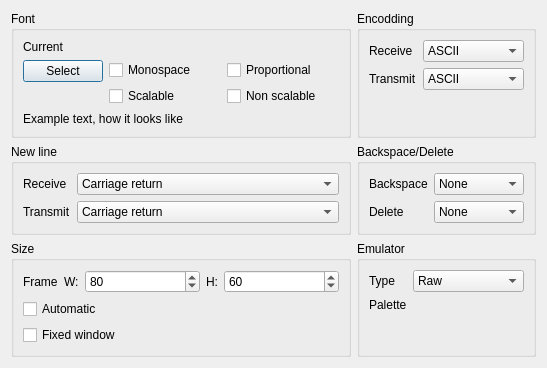
<?xml version="1.0" encoding="UTF-8"?>
<ui version="4.0">
 <class>ConfigTerminalDialog</class>
 <widget class="QDialog" name="ConfigTerminalDialog">
  <property name="geometry">
   <rect>
    <x>0</x>
    <y>0</y>
    <width>547</width>
    <height>356</height>
   </rect>
  </property>
  <property name="windowTitle">
   <string>Dialog</string>
  </property>
  <layout class="QGridLayout" name="gridLayout">
   <item row="2" column="0">
    <widget class="QGroupBox" name="groupBox">
     <property name="title">
      <string>New line</string>
     </property>
     <layout class="QFormLayout" name="formLayout_2">
      <item row="0" column="0">
       <widget class="QLabel" name="label">
        <property name="text">
         <string>Receive</string>
        </property>
       </widget>
      </item>
      <item row="1" column="0">
       <widget class="QLabel" name="label_2">
        <property name="text">
         <string>Transmit</string>
        </property>
       </widget>
      </item>
      <item row="0" column="1">
       <widget class="QComboBox" name="comboBox">
        <item>
         <property name="text">
          <string>Сarriage return</string>
         </property>
        </item>
        <item>
         <property name="text">
          <string>Line Feed</string>
         </property>
        </item>
        <item>
         <property name="text">
          <string>Сarriage return + Line feed</string>
         </property>
        </item>
        <item>
         <property name="text">
          <string>Automatic</string>
         </property>
        </item>
       </widget>
      </item>
      <item row="1" column="1">
       <widget class="QComboBox" name="comboBox_2">
        <item>
         <property name="text">
          <string>Сarriage return</string>
         </property>
        </item>
        <item>
         <property name="text">
          <string>Line feed</string>
         </property>
        </item>
        <item>
         <property name="text">
          <string>Сarriage return + Line feed</string>
         </property>
        </item>
       </widget>
      </item>
     </layout>
    </widget>
   </item>
   <item row="3" column="0">
    <widget class="QGroupBox" name="groupBox_3">
     <property name="title">
      <string>Size</string>
     </property>
     <layout class="QFormLayout" name="formLayout_4">
      <item row="0" column="0">
       <widget class="QLabel" name="lblSizeFrame">
        <property name="text">
         <string>Frame</string>
        </property>
       </widget>
      </item>
      <item row="0" column="1">
       <layout class="QHBoxLayout" name="horizontalLayout_2" stretch="0,1,0,1">
        <item>
         <widget class="QLabel" name="label_7">
          <property name="text">
           <string>W:</string>
          </property>
         </widget>
        </item>
        <item>
         <widget class="QSpinBox" name="spinBox">
          <property name="maximum">
           <number>8192</number>
          </property>
          <property name="value">
           <number>80</number>
          </property>
         </widget>
        </item>
        <item>
         <widget class="QLabel" name="label_6">
          <property name="text">
           <string>H:</string>
          </property>
         </widget>
        </item>
        <item>
         <widget class="QSpinBox" name="spinBox_2">
          <property name="maximum">
           <number>8192</number>
          </property>
          <property name="value">
           <number>60</number>
          </property>
         </widget>
        </item>
       </layout>
      </item>
      <item row="1" column="0" colspan="2">
       <widget class="QCheckBox" name="chbSizeAutomatic">
        <property name="text">
         <string>Automatic</string>
        </property>
       </widget>
      </item>
      <item row="2" column="0" colspan="2">
       <widget class="QCheckBox" name="chbSizeFixedWindow">
        <property name="text">
         <string>Fixed window</string>
        </property>
       </widget>
      </item>
     </layout>
    </widget>
   </item>
   <item row="3" column="1">
    <widget class="QGroupBox" name="groupBox_4">
     <property name="title">
      <string>Emulator</string>
     </property>
     <layout class="QFormLayout" name="formLayout_5">
      <item row="0" column="0">
       <widget class="QLabel" name="label_5">
        <property name="text">
         <string>Type</string>
        </property>
       </widget>
      </item>
      <item row="0" column="1">
       <widget class="QComboBox" name="comboBox_5">
        <item>
         <property name="text">
          <string>Raw</string>
         </property>
        </item>
        <item>
         <property name="text">
          <string>VT1xx</string>
         </property>
        </item>
        <item>
         <property name="text">
          <string>X-Term</string>
         </property>
        </item>
       </widget>
      </item>
      <item row="1" column="0">
       <widget class="QLabel" name="label_8">
        <property name="text">
         <string>Palette</string>
        </property>
       </widget>
      </item>
     </layout>
    </widget>
   </item>
   <item row="1" column="0">
    <widget class="QGroupBox" name="grbFont">
     <property name="title">
      <string>Font</string>
     </property>
     <layout class="QFormLayout" name="formLayout">
      <item row="1" column="0">
       <widget class="QPushButton" name="btnFontSelect">
        <property name="text">
         <string>Select</string>
        </property>
       </widget>
      </item>
      <item row="1" column="1">
       <layout class="QGridLayout" name="gridLayout_2">
        <item row="0" column="1">
         <widget class="QCheckBox" name="chbFontProportional">
          <property name="text">
           <string>Proportional</string>
          </property>
         </widget>
        </item>
        <item row="0" column="0">
         <widget class="QCheckBox" name="chbFontMonospace">
          <property name="text">
           <string>Monospace</string>
          </property>
         </widget>
        </item>
        <item row="1" column="0">
         <widget class="QCheckBox" name="chbFontScalable">
          <property name="text">
           <string>Scalable</string>
          </property>
         </widget>
        </item>
        <item row="1" column="1">
         <widget class="QCheckBox" name="chbFontNonScalable">
          <property name="text">
           <string>Non scalable</string>
          </property>
         </widget>
        </item>
       </layout>
      </item>
      <item row="2" column="0" colspan="2">
       <widget class="QLabel" name="lblFontExample">
        <property name="text">
         <string>Example text, how it looks like</string>
        </property>
       </widget>
      </item>
      <item row="0" column="0" colspan="2">
       <widget class="QLabel" name="lblFontCurrentValue">
        <property name="text">
         <string>Current</string>
        </property>
       </widget>
      </item>
     </layout>
    </widget>
   </item>
   <item row="1" column="1">
    <widget class="QGroupBox" name="groupBox_2">
     <property name="title">
      <string>Encodding</string>
     </property>
     <layout class="QFormLayout" name="formLayout_3">
      <item row="0" column="0">
       <widget class="QLabel" name="label_3">
        <property name="text">
         <string>Receive</string>
        </property>
       </widget>
      </item>
      <item row="0" column="1">
       <widget class="QComboBox" name="comboBox_3">
        <item>
         <property name="text">
          <string>ASCII</string>
         </property>
        </item>
        <item>
         <property name="text">
          <string>UTF-8</string>
         </property>
        </item>
       </widget>
      </item>
      <item row="1" column="0">
       <widget class="QLabel" name="label_4">
        <property name="text">
         <string>Transmit</string>
        </property>
       </widget>
      </item>
      <item row="1" column="1">
       <widget class="QComboBox" name="comboBox_4">
        <item>
         <property name="text">
          <string>ASCII</string>
         </property>
        </item>
        <item>
         <property name="text">
          <string>UTF-8</string>
         </property>
        </item>
       </widget>
      </item>
     </layout>
    </widget>
   </item>
   <item row="2" column="1">
    <widget class="QGroupBox" name="groupBox_5">
     <property name="title">
      <string>Backspace/Delete</string>
     </property>
     <layout class="QFormLayout" name="formLayout_6">
      <item row="0" column="0">
       <widget class="QLabel" name="label_9">
        <property name="text">
         <string>Backspace</string>
        </property>
       </widget>
      </item>
      <item row="0" column="1">
       <widget class="QComboBox" name="comboBox_6">
        <item>
         <property name="text">
          <string>None</string>
         </property>
        </item>
        <item>
         <property name="text">
          <string>CTRL-H</string>
         </property>
        </item>
        <item>
         <property name="text">
          <string>Backspace</string>
         </property>
        </item>
        <item>
         <property name="text">
          <string>Delete</string>
         </property>
        </item>
       </widget>
      </item>
      <item row="1" column="0">
       <widget class="QLabel" name="label_10">
        <property name="text">
         <string>Delete</string>
        </property>
       </widget>
      </item>
      <item row="1" column="1">
       <widget class="QComboBox" name="comboBox_7">
        <item>
         <property name="text">
          <string>None</string>
         </property>
        </item>
        <item>
         <property name="text">
          <string>CTRL-H</string>
         </property>
        </item>
        <item>
         <property name="text">
          <string>Backspace</string>
         </property>
        </item>
        <item>
         <property name="text">
          <string>Delete</string>
         </property>
        </item>
       </widget>
      </item>
     </layout>
    </widget>
   </item>
  </layout>
 </widget>
 <resources/>
 <connections/>
</ui>
